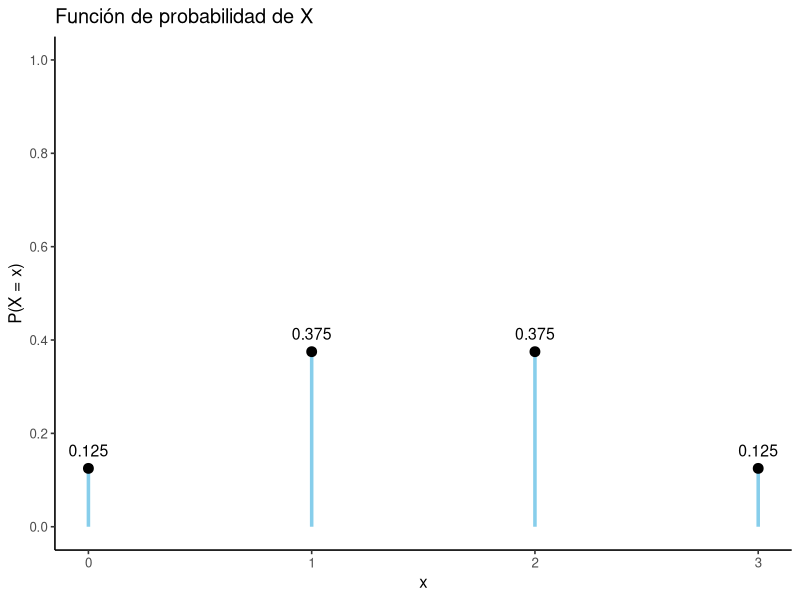
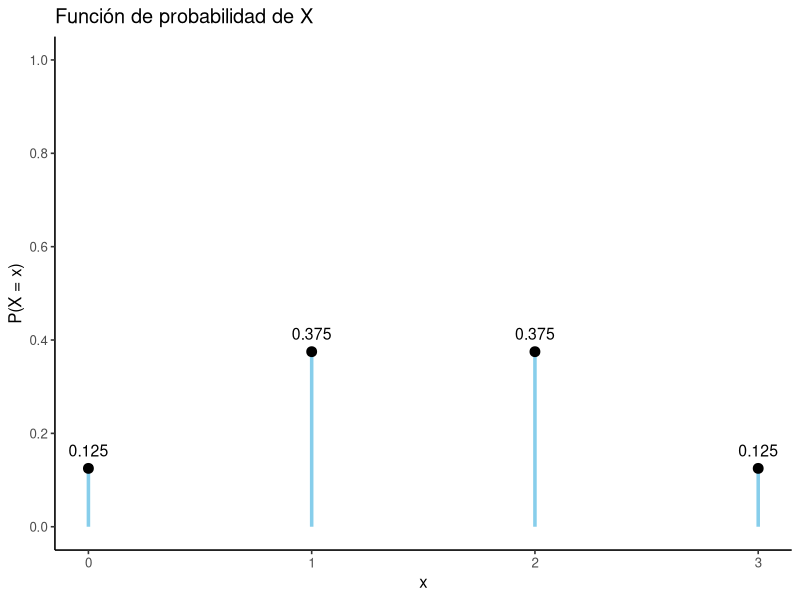
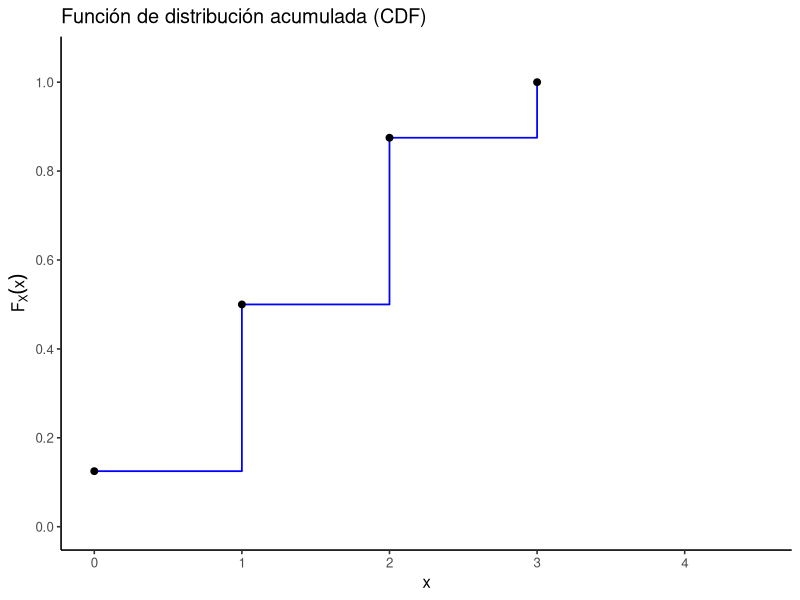

Write the R code that produced these figures, in order.
## ---- chunk 1
library(ggplot2)

# Definir los valores y probabilidades
df <- data.frame(
  x = 0:3,
  prob = c(1/8, 3/8, 3/8, 1/8)
)

# Graficar
ggplot(df, aes(x = x, y = prob)) +
  geom_segment(aes(xend = x, yend = 0), color = "skyblue", size = 1.2) +
  geom_point(size = 3, color = "black") +
  geom_text(aes(label = round(prob, 3)), vjust = -1, size = 4) +
  scale_x_continuous(breaks = 0:3) +
  scale_x_continuous(breaks = 0:3) +
  scale_y_continuous(limits = c(0,1), breaks = seq(0,1,0.2)) +
  labs(
    title = "Función de probabilidad de X",
    x = "x",
    y = "P(X = x)"
  ) +
  theme_classic(base_size = 12)
## ---- chunk 2
#| fig-align: center
library(ggplot2)

# Definir los valores y probabilidades
df <- data.frame(
  x = 0:3,
  prob = c(1/8, 3/8, 3/8, 1/8)
)

# Graficar
ggplot(df, aes(x = x, y = prob)) +
  geom_segment(aes(xend = x, yend = 0), color = "skyblue", size = 1.2) +
  geom_point(size = 3, color = "black") +
  geom_text(aes(label = round(prob, 3)), vjust = -1, size = 4) +
  scale_x_continuous(breaks = 0:3) +
  scale_x_continuous(breaks = 0:3) +
  scale_y_continuous(limits = c(0,1), breaks = seq(0,1,0.2)) +
  labs(
    title = "Función de probabilidad de X",
    x = "x",
    y = "P(X = x)"
  ) +
  theme_classic(base_size = 12)
## ---- chunk 3
#| fig-align: center
library(ggplot2)

# Definimos los puntos de la CDF
df <- data.frame(
  x = c(0, 1, 2, 3),
  Fx = c(1/8, 1/2, 7/8, 1)
)

# Graficar con escalones
ggplot(df, aes(x, Fx)) +
  geom_step(direction = "hv", linewidth = 0.6, color = "blue") +  # escalones
  geom_point(size = 2, color = "black") +                         # puntos en los saltos
  scale_x_continuous(breaks = 0:4, limits = c(0, 4.5)) +
  scale_y_continuous(breaks = seq(0,1,0.2), limits = c(0,1.05)) +
  labs(x = "x", y = expression(F[X](x)),
       title = "Función de distribución acumulada (CDF)") +
  theme_classic(base_size = 12)
